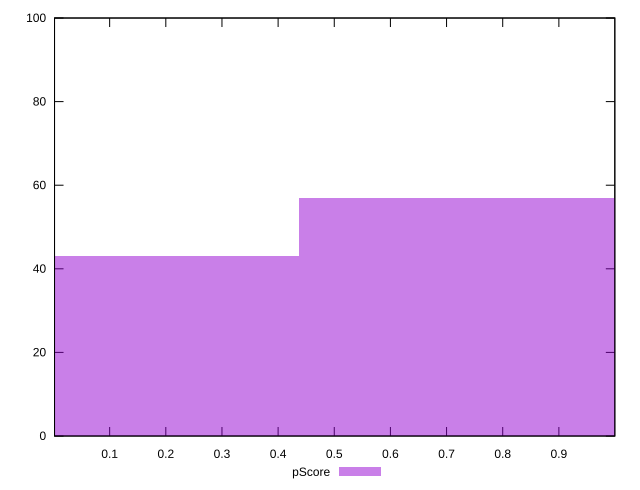

Here is the gnuplot script that generated this plot:
reset

$pScore <<EOF
0 43
0.8726702745715609 57
EOF

set key outside below
set boxwidth 0.8726702745715609
set xrange [0.0018302900723460858:0.9996489148593348]
set yrange [0:100]
set trange [0:100]
set style fill transparent solid 0.5 noborder
set terminal svg size 640, 490 enhanced background rgb 'white'
set output "reports/report_00027_2021-02-24T12-40-31.850Z/speed-index/samples/agenda/pScore/histogram.svg"

plot $pScore title "pScore" with boxes

reset
